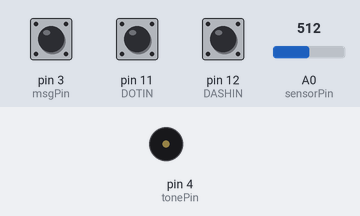
This sketch was run on a simulated Arduino Uno, built with avr-gcc and run on an emulated ATmega328P. Shown: buzzer (waves = sounding). The test bench sets the inputs (shaded band); at power-on: pin 3 (msgPin) HIGH, pin 11 (DOTIN) HIGH, pin 12 (DASHIN) HIGH, A0 (sensorPin) = 512.

Above: at 1.2 s.
1.3 s: pin 3 (msgPin) pulled LOW for 0.15 s
At 1.95 s:
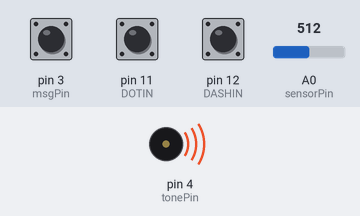
Timing chart, 0 to 10.3 s (numbered marks = the images above; inputs shaded):
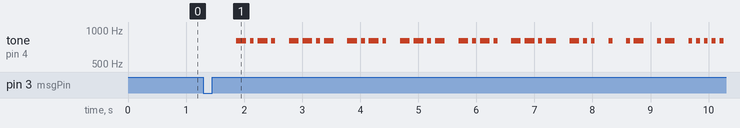

Measured:
- after the input at 1.3 s, tone on pin 4 (tonePin): plays 800 Hz for 0.17 s, 800 Hz for 0.07 s, 800 Hz for 0.17 s, 800 Hz for 0.07 s, 800 Hz for 0.17 s, 800 Hz for 0.17 s … (37 notes in this stretch), starting after 0.57 s

The sketch:

Arduino_iambic_CW_keyer_v2.0.ino
```cpp
/*
* Arduino iambic CW keyer v2.0
* for Ham radio usage
* Richard Chapman
* KC4IFB
* February, 2009
* Richard Chapman KC4IFB published an article in the Sep/Oct 2009 QEX magazine */
// *******************************************************
//  Iambic Morse Code Keyer Sketch with added Side-Tone
// added Message keyer and enable poteniometer speed control
//  Copyright (c) Bob Anding 2017
//
//  This library is free software; you can redistribute it and/or
//  modify it under the terms of the GNU Lesser General Public
//  License as published by the Free Software Foundation; either
//  version 2.1 of the License, or (at your option) any later version.
//
//  This library is distributed in the hope that it will be useful,
//  but WITHOUT ANY WARRANTY; without even the implied warranty of
//  MERCHANTABILITY or FITNESS FOR A PARTICULAR PURPOSE.  See the GNU
//  Lesser General Public License for more details:
//
//  Free Software Foundation, Inc., 59 Temple Place, Suite 330,
//  Boston, MA  02111-1307  USA
//*********************************************************

// I/O pin numbers
#define SPEEDIN 0  // analog pin to read the speed value
#define DOTIN 11   // high -> dot paddle closed
#define DASHIN 12  // high -> dash paddle closed
#define KEYOUT 13  // drives the 2N2222 that closes the key connection

// state of the machine
#define IDLE 0   // doing nothing
#define DASH 1   // playing a dash
#define DOT 2    // playing a dot
#define DELAY 3  // in the dot-length delay between two dot/dashes

// Analog pin for WPM
int sensorPin = A0;  // set input pin for the potentiometer
int dotLength;       // length of a dot in milliseconds
int dotVal;          // value of the dot paddle this sycle of main loop
int dashVal;         // value of the dash paddle this cycle of main loop
int oldDotVal;       // value of dot paddle last cycle
int oldDashVal;      // value of dash paddle last dial
int speedDial;       // raw value read from the potentiometer for speed
int currEltEndTime;  // what time did the current element start    sounding (in milliseconds since powerup)
int currElt;         // sate of what the keyer output is sending right now
int nextElt;         // state the keyer will go into when current element ends
int lastElt;         // previous state of the keyer
int time;
int tonePin = 4;
//// Message Block
int msgPin = 3;                                                                                     // message  input
char message[] = { 0x15, 0x1b, 0x15, 0x1b, 0x15, 0x1b, 0x09, 0x02, 0x06, 0x06, 0x20, 0x0f, 0x1d };  //message = "CQ CQ CQ DE AA5OY"
int msglength = sizeof(message) / sizeof(message[0]);                                               //
int dit = 56;                                                                                       // adjust WPM speed here (Slow =  100, Fast = 35)
int dah = 3 * dit;                                                                                  // sets dah lenght as a fuction of dit length
int wdsp = 7 * dit;                                                                                 // sets word space  lenght as a fuction of dit length
//////////////////////////////////
void setup()  // run once, when the sketch starts
{
  pinMode(KEYOUT, OUTPUT);  // sets modes on the i/o pins
  pinMode(DOTIN, INPUT);
  pinMode(DASHIN, INPUT);
  pinMode(msgPin, INPUT_PULLUP);
  // no need to set SPEED pin as input since it is analog
  digitalWrite(KEYOUT, LOW);  // initially the key is open

  // activate internal pullup resistors
  digitalWrite(DOTIN, HIGH);
  digitalWrite(DASHIN, HIGH);

  // initialize the state variables
  lastElt = IDLE;
  currElt = IDLE;
  nextElt = IDLE;
  time = millis();
  currEltEndTime = time;
}

void loop()  // run over and over again
{
  loadWPM((int)(analogRead(sensorPin) * (20. / 1023.) + .5));  //loadWPM(15); // Fix speed at 15 WPM
  dotLength = ((analogRead(sensorPin) * (65. / 1023.) + 35));  //load CW message WPM
  if ((digitalRead(msgPin) == LOW)) Msg();                     // if message is low play message
  // get the speed (need to do this every iteration)

  // read the paddles
  oldDotVal = dotVal;  // save the old values to detect a transition, so you can debounce
  oldDashVal = dashVal;
  dotVal = digitalRead(DOTIN);  // read the current values of the paddles
  dashVal = digitalRead(DASHIN);

  // short delay for a debounce  -- turns out not needed
  //if ((oldDotVal != dotVal) || oldDashVal != dashVal) {
  //    delay(5);
  //}

  //get the current time
  time = millis();
  /******************************
      STATE MACHINE FOR PADDLES
    ** ***************************/

  switch (currElt) {  // cases based on what current state is

    case DASH:
      if ((dotVal == LOW) && (nextElt == IDLE)) {  // going from dash to iambic mode
        nextElt = DOT;
      }
      if (time >= currEltEndTime) {  // at end of current dash
        lastElt = DASH;              // a delay will follow the dash
        currElt = DELAY;
        currEltEndTime = time + dotLength;
      }
      digitalWrite(KEYOUT, HIGH);  // close the keyer output while the dash is being sent
      tone(4, 800);
      break;
    case DOT:
      if ((dashVal == LOW) && (nextElt = IDLE)) {  // going from dot to iambic mode
        nextElt = DASH;
      }
      if (time >= currEltEndTime) {  // at end of current dot
        lastElt = DOT;               // a delay will follow the dot
        currElt = DELAY;
        currEltEndTime = time + dotLength;
      }
      digitalWrite(KEYOUT, HIGH);  // close the keyer outout while the dot is being sent
      tone(4, 800);
      break;

    case IDLE:                                     // not sending, nor finishing the delay after a dot or dash
      if ((dotVal == LOW) && (dashVal == HIGH)) {  // only dot paddle pressed, go to DOT mode
        lastElt = IDLE;
        currElt = DOT;
        currEltEndTime = time + dotLength;
      } else if ((dotVal == HIGH) && (dashVal == LOW)) {  // only dash paddle pressed, go to DASH mode
        lastElt = IDLE;
        currElt = DASH;
        currEltEndTime = time + 3 * dotLength;
      } else if ((dotVal == LOW) && (dashVal == LOW) && (nextElt == IDLE)) {
        // if both paddles hit at same time (rare, but happens)
        lastElt = IDLE;
        currElt = DOT;
        nextElt = DASH;
        currEltEndTime = time + 3 * dotLength;  // it is an iambic keyer, not a trochaic keyer
      }
      digitalWrite(KEYOUT, LOW);  // keyer output is open in IDLE mode
      noTone(4);
      break;

    case DELAY:                      // waiting for a dot-length delay after sending a dot or dash
      if (time >= currEltEndTime) {  // check to see if there is a next element to play
        currElt = nextElt;
        if (currElt == DOT) {
          currEltEndTime = time + dotLength;
        } else if (currElt == DASH) {
          currEltEndTime = time + 3 * dotLength;
        }
        lastElt = DELAY;
        nextElt = IDLE;
      }
      // during the delay, if either paddle is pressed, save it to play after the delay
      if ((lastElt == DOT) && (dashVal == LOW) && (nextElt == NULL)) {
        nextElt = DASH;
      } else if ((lastElt == DASH) && (dotVal == LOW) && (nextElt == NULL)) {
        nextElt = DOT;
      }
      // key output is open during the delay
      digitalWrite(KEYOUT, LOW);
      noTone(4);
      break;
    default:
      noTone(4);
      digitalWrite(KEYOUT, LOW);
      break;
  }
}

void loadWPM(int wpm) {
  dotLength = 1200 / wpm;
}

void Msg() {
  //pinMode(tonePin,OUTPUT); // AUDIO OUTPUT pin
  //pinMode(13,OUTPUT); // PTT OUTPUT pin
  int element = 0;  // letter of message
  char temp;
  int LSB = 0;
  int dit = dotLength;  // use pot to reset WPM of messgae
  //digitalWrite(PTT, HIGH); // turn on PTT
  delay(500);  //
  for (element = 0; element < msglength; element++)  //  read cw message
  {
    temp = message[element];
    for (int x = 0; temp > 1; x++)  // read cw message and check for EOM = 0xff// while(temp !=1) //  End of Character = 1
    {
      LSB = bitRead(temp, 0);  //LSB of temp, each loop shifts right one
      delay(dit);              //delay(dah * 1.3); //add element space
      if (LSB == 1) {
        digitalWrite(KEYOUT, HIGH);  // turn on PTT
        tone(tonePin, 800);          //tone(A5,800,dah); //send dah, tone(pin, frequency, duration)
        delay(dah);                  //delay(dah); //add element space
        noTone(tonePin);
      } else {
        digitalWrite(KEYOUT, HIGH);  // turn on PTT
        tone(tonePin, 800);          //tone(A5,800,dit); //send dit, tone(pin, frequency, duration)
        delay(dit);                  //add element space
        noTone(tonePin);
      }
      //}
      temp = temp >> 1;           // shift right one, when temp = 1 quit loop
      digitalWrite(KEYOUT, LOW);  // turn off PTT
    }
    delay(dah);  //add dah space
  }
  delay(500);  // wait
}
```
